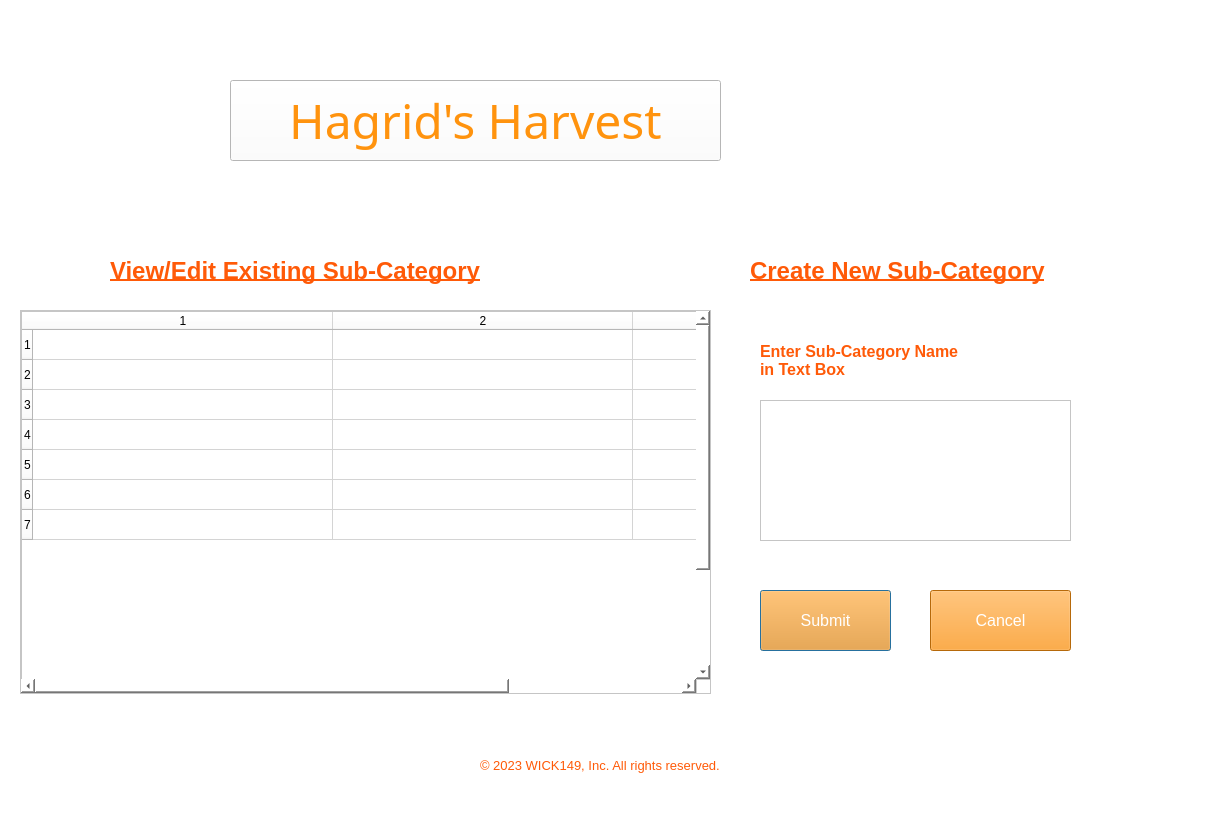
<?xml version="1.0" encoding="UTF-8"?>
<ui version="4.0">
 <class>Dialog</class>
 <widget class="QDialog" name="Dialog">
  <property name="geometry">
   <rect>
    <x>0</x>
    <y>0</y>
    <width>1210</width>
    <height>822</height>
   </rect>
  </property>
  <property name="windowTitle">
   <string>Create New Sub-Category Window</string>
  </property>
  <property name="styleSheet">
   <string notr="true">background-color: rgb(255, 255, 255);</string>
  </property>
  <widget class="QLabel" name="label">
   <property name="geometry">
    <rect>
     <x>110</x>
     <y>240</y>
     <width>521</width>
     <height>61</height>
    </rect>
   </property>
   <property name="font">
    <font>
     <pointsize>18</pointsize>
     <weight>75</weight>
     <bold>true</bold>
     <underline>true</underline>
    </font>
   </property>
   <property name="autoFillBackground">
    <bool>false</bool>
   </property>
   <property name="styleSheet">
    <string notr="true">color: rgb(255, 90, 8);</string>
   </property>
   <property name="text">
    <string>View/Edit Existing Sub-Category</string>
   </property>
  </widget>
  <widget class="QLabel" name="label_2">
   <property name="geometry">
    <rect>
     <x>750</x>
     <y>230</y>
     <width>391</width>
     <height>81</height>
    </rect>
   </property>
   <property name="font">
    <font>
     <pointsize>18</pointsize>
     <weight>75</weight>
     <bold>true</bold>
     <underline>true</underline>
    </font>
   </property>
   <property name="autoFillBackground">
    <bool>false</bool>
   </property>
   <property name="styleSheet">
    <string notr="true">color: rgb(255, 90, 8);</string>
   </property>
   <property name="text">
    <string>Create New Sub-Category</string>
   </property>
  </widget>
  <widget class="QPushButton" name="submit_button">
   <property name="geometry">
    <rect>
     <x>760</x>
     <y>590</y>
     <width>131</width>
     <height>61</height>
    </rect>
   </property>
   <property name="font">
    <font>
     <pointsize>12</pointsize>
     <weight>50</weight>
     <bold>false</bold>
     <underline>false</underline>
    </font>
   </property>
   <property name="styleSheet">
    <string notr="true">background-color: rgb(255, 147, 14);
color: rgb(255, 255, 255);</string>
   </property>
   <property name="text">
    <string>Submit</string>
   </property>
  </widget>
  <widget class="QPlainTextEdit" name="input_text">
   <property name="geometry">
    <rect>
     <x>760</x>
     <y>400</y>
     <width>311</width>
     <height>141</height>
    </rect>
   </property>
  </widget>
  <widget class="QLabel" name="label_3">
   <property name="geometry">
    <rect>
     <x>760</x>
     <y>340</y>
     <width>311</width>
     <height>41</height>
    </rect>
   </property>
   <property name="palette">
    <palette>
     <active>
      <colorrole role="WindowText">
       <brush brushstyle="SolidPattern">
        <color alpha="255">
         <red>255</red>
         <green>90</green>
         <blue>8</blue>
        </color>
       </brush>
      </colorrole>
      <colorrole role="Button">
       <brush brushstyle="SolidPattern">
        <color alpha="255">
         <red>255</red>
         <green>255</green>
         <blue>255</blue>
        </color>
       </brush>
      </colorrole>
      <colorrole role="Base">
       <brush brushstyle="SolidPattern">
        <color alpha="255">
         <red>255</red>
         <green>255</green>
         <blue>255</blue>
        </color>
       </brush>
      </colorrole>
      <colorrole role="Window">
       <brush brushstyle="SolidPattern">
        <color alpha="255">
         <red>255</red>
         <green>255</green>
         <blue>255</blue>
        </color>
       </brush>
      </colorrole>
     </active>
     <inactive>
      <colorrole role="WindowText">
       <brush brushstyle="SolidPattern">
        <color alpha="255">
         <red>255</red>
         <green>90</green>
         <blue>8</blue>
        </color>
       </brush>
      </colorrole>
      <colorrole role="Button">
       <brush brushstyle="SolidPattern">
        <color alpha="255">
         <red>255</red>
         <green>255</green>
         <blue>255</blue>
        </color>
       </brush>
      </colorrole>
      <colorrole role="Base">
       <brush brushstyle="SolidPattern">
        <color alpha="255">
         <red>255</red>
         <green>255</green>
         <blue>255</blue>
        </color>
       </brush>
      </colorrole>
      <colorrole role="Window">
       <brush brushstyle="SolidPattern">
        <color alpha="255">
         <red>255</red>
         <green>255</green>
         <blue>255</blue>
        </color>
       </brush>
      </colorrole>
     </inactive>
     <disabled>
      <colorrole role="WindowText">
       <brush brushstyle="SolidPattern">
        <color alpha="255">
         <red>120</red>
         <green>120</green>
         <blue>120</blue>
        </color>
       </brush>
      </colorrole>
      <colorrole role="Button">
       <brush brushstyle="SolidPattern">
        <color alpha="255">
         <red>255</red>
         <green>255</green>
         <blue>255</blue>
        </color>
       </brush>
      </colorrole>
      <colorrole role="Base">
       <brush brushstyle="SolidPattern">
        <color alpha="255">
         <red>255</red>
         <green>255</green>
         <blue>255</blue>
        </color>
       </brush>
      </colorrole>
      <colorrole role="Window">
       <brush brushstyle="SolidPattern">
        <color alpha="255">
         <red>255</red>
         <green>255</green>
         <blue>255</blue>
        </color>
       </brush>
      </colorrole>
     </disabled>
    </palette>
   </property>
   <property name="font">
    <font>
     <pointsize>12</pointsize>
     <weight>75</weight>
     <bold>true</bold>
    </font>
   </property>
   <property name="text">
    <string>Enter Sub-Category Name 
in Text Box</string>
   </property>
  </widget>
  <widget class="QPushButton" name="cancel_button">
   <property name="geometry">
    <rect>
     <x>930</x>
     <y>590</y>
     <width>141</width>
     <height>61</height>
    </rect>
   </property>
   <property name="font">
    <font>
     <pointsize>12</pointsize>
    </font>
   </property>
   <property name="styleSheet">
    <string notr="true">background-color: rgb(255, 147, 14);
color: rgb(255, 255, 255);</string>
   </property>
   <property name="text">
    <string>Cancel</string>
   </property>
  </widget>
  <widget class="QLabel" name="label_4">
   <property name="geometry">
    <rect>
     <x>480</x>
     <y>750</y>
     <width>311</width>
     <height>31</height>
    </rect>
   </property>
   <property name="palette">
    <palette>
     <active>
      <colorrole role="WindowText">
       <brush brushstyle="SolidPattern">
        <color alpha="255">
         <red>255</red>
         <green>90</green>
         <blue>8</blue>
        </color>
       </brush>
      </colorrole>
      <colorrole role="Button">
       <brush brushstyle="SolidPattern">
        <color alpha="255">
         <red>255</red>
         <green>255</green>
         <blue>255</blue>
        </color>
       </brush>
      </colorrole>
      <colorrole role="Base">
       <brush brushstyle="SolidPattern">
        <color alpha="255">
         <red>255</red>
         <green>255</green>
         <blue>255</blue>
        </color>
       </brush>
      </colorrole>
      <colorrole role="Window">
       <brush brushstyle="SolidPattern">
        <color alpha="255">
         <red>255</red>
         <green>255</green>
         <blue>255</blue>
        </color>
       </brush>
      </colorrole>
     </active>
     <inactive>
      <colorrole role="WindowText">
       <brush brushstyle="SolidPattern">
        <color alpha="255">
         <red>255</red>
         <green>90</green>
         <blue>8</blue>
        </color>
       </brush>
      </colorrole>
      <colorrole role="Button">
       <brush brushstyle="SolidPattern">
        <color alpha="255">
         <red>255</red>
         <green>255</green>
         <blue>255</blue>
        </color>
       </brush>
      </colorrole>
      <colorrole role="Base">
       <brush brushstyle="SolidPattern">
        <color alpha="255">
         <red>255</red>
         <green>255</green>
         <blue>255</blue>
        </color>
       </brush>
      </colorrole>
      <colorrole role="Window">
       <brush brushstyle="SolidPattern">
        <color alpha="255">
         <red>255</red>
         <green>255</green>
         <blue>255</blue>
        </color>
       </brush>
      </colorrole>
     </inactive>
     <disabled>
      <colorrole role="WindowText">
       <brush brushstyle="SolidPattern">
        <color alpha="255">
         <red>120</red>
         <green>120</green>
         <blue>120</blue>
        </color>
       </brush>
      </colorrole>
      <colorrole role="Button">
       <brush brushstyle="SolidPattern">
        <color alpha="255">
         <red>255</red>
         <green>255</green>
         <blue>255</blue>
        </color>
       </brush>
      </colorrole>
      <colorrole role="Base">
       <brush brushstyle="SolidPattern">
        <color alpha="255">
         <red>255</red>
         <green>255</green>
         <blue>255</blue>
        </color>
       </brush>
      </colorrole>
      <colorrole role="Window">
       <brush brushstyle="SolidPattern">
        <color alpha="255">
         <red>255</red>
         <green>255</green>
         <blue>255</blue>
        </color>
       </brush>
      </colorrole>
     </disabled>
    </palette>
   </property>
   <property name="font">
    <font>
     <pointsize>10</pointsize>
     <underline>false</underline>
    </font>
   </property>
   <property name="text">
    <string>© 2023 WICK149, Inc. All rights reserved.</string>
   </property>
  </widget>
  <widget class="QScrollArea" name="scrollArea">
   <property name="geometry">
    <rect>
     <x>20</x>
     <y>310</y>
     <width>691</width>
     <height>384</height>
    </rect>
   </property>
   <widget class="QTableWidget" name="display_table">
    <property name="geometry">
     <rect>
      <x>0</x>
      <y>0</y>
      <width>920</width>
      <height>510</height>
     </rect>
    </property>
    <property name="layoutDirection">
     <enum>Qt::LeftToRight</enum>
    </property>
    <property name="autoFillBackground">
     <bool>true</bool>
    </property>
    <property name="showGrid">
     <bool>true</bool>
    </property>
    <property name="rowCount">
     <number>7</number>
    </property>
    <property name="columnCount">
     <number>3</number>
    </property>
    <attribute name="horizontalHeaderDefaultSectionSize">
     <number>300</number>
    </attribute>
    <attribute name="horizontalHeaderMinimumSectionSize">
     <number>49</number>
    </attribute>
    <row/>
    <row/>
    <row/>
    <row/>
    <row/>
    <row/>
    <row/>
    <column/>
    <column/>
    <column/>
   </widget>
  </widget>
  <widget class="QFrame" name="frame_9">
   <property name="geometry">
    <rect>
     <x>10</x>
     <y>10</y>
     <width>211</width>
     <height>211</height>
    </rect>
   </property>
   <property name="styleSheet">
    <string notr="true">background-image: url(icon_Small1.png);
border-radius: 105px</string>
   </property>
   <property name="frameShape">
    <enum>QFrame::StyledPanel</enum>
   </property>
   <property name="frameShadow">
    <enum>QFrame::Raised</enum>
   </property>
  </widget>
  <widget class="QPushButton" name="pushButton">
   <property name="geometry">
    <rect>
     <x>230</x>
     <y>80</y>
     <width>491</width>
     <height>81</height>
    </rect>
   </property>
   <property name="font">
    <font>
     <family>Forte</family>
     <pointsize>36</pointsize>
    </font>
   </property>
   <property name="styleSheet">
    <string notr="true">color: rgb(255, 147, 14);</string>
   </property>
   <property name="text">
    <string>Hagrid's Harvest</string>
   </property>
  </widget>
 </widget>
 <resources>
  <include location="../Designing/images/test.qrc"/>
 </resources>
 <connections/>
</ui>
